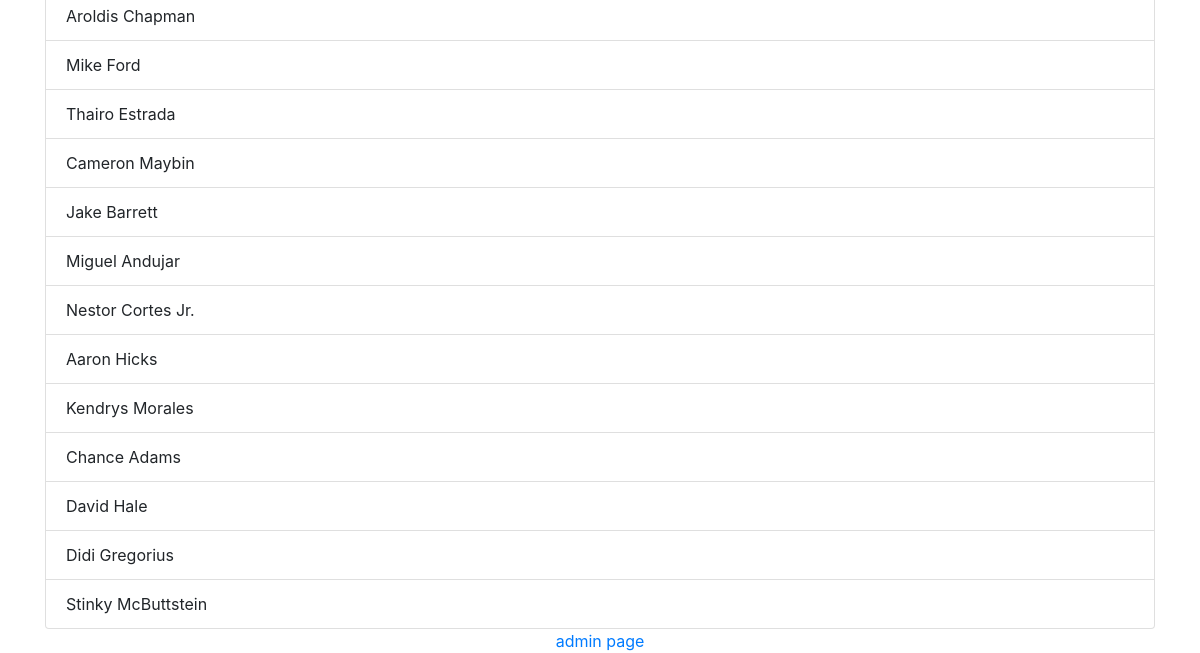
The page /players/ (signed in, lower part) on the database as committed earlier.
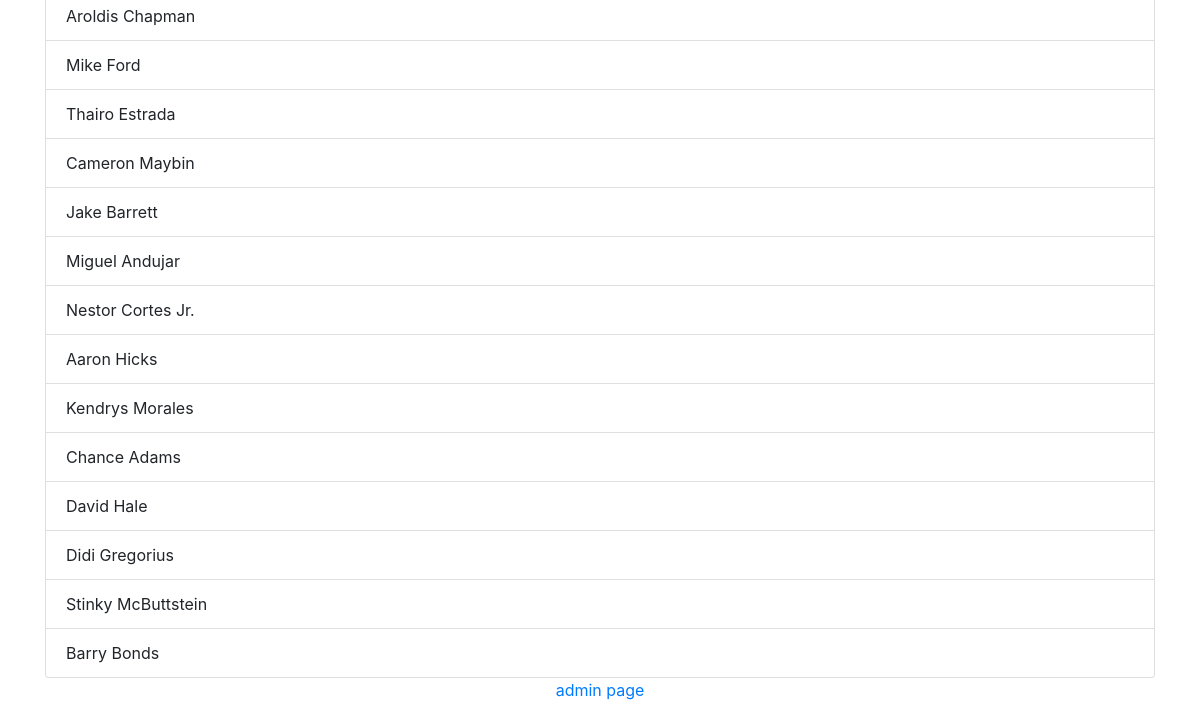
The same page on the database as committed later.
### lineup_app/models.py (models this page shows)
class Player(models.Model):
    name = models.CharField(max_length=100)
    num = models.PositiveSmallIntegerField()
    team = models.ForeignKey(Team, on_delete=models.CASCADE)
    owner = models.ForeignKey(User, on_delete=models.CASCADE)
    def __str__(self):
        return  self.name

### lineup_app/views.py (the view)
# urls.py: path('players/', views.view_players),
@login_required
def view_players(request):
    players = Player.objects.filter(owner=request.user).order_by('team').all()
    context = {'players': players}
    return render(request, 'lineup_app/view_players.html', context)

### lineup_app/templates/lineup_app/view_players.html (shortened to what this page needs)
{% extends 'lineup_app/header.html' %}
{% load static %}
{% block content %}
<ul class='list-group'>
    {% for player in players %}
    <li class='list-group-item'> {{ player }}</li>
    {% endfor %}
</ul>
{% endblock %}

Rows that differ between the two databases and show on the page:
added Player: name "Barry Bonds"
